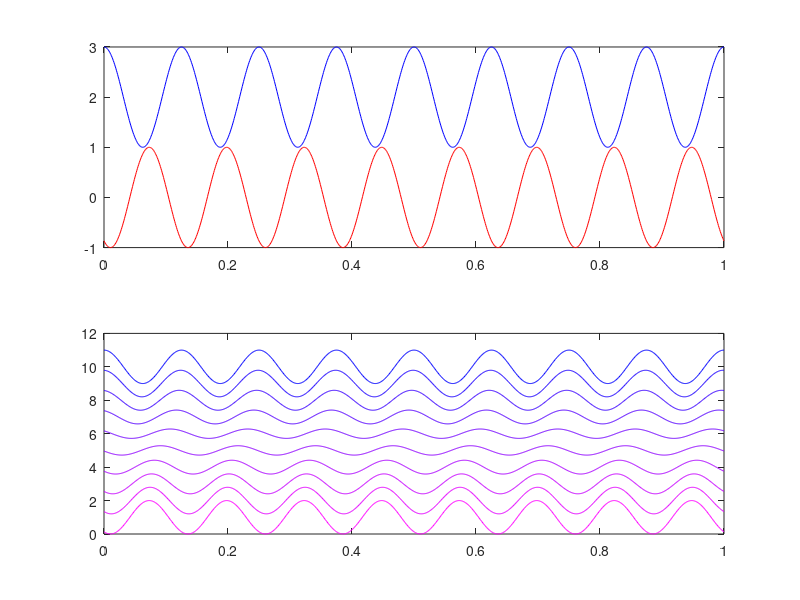

MATLAB code to generate this figure:
% Script generates a fake traveling wave based on volume conduction from
% two phase-offset sources

t = [0:0.001:1];
f = 8;
offset = pi-pi/6;

source1 = real(exp(i.*2*pi*f.*t));
source2 = real(exp(i.*(2.*pi.*f.*t + offset)));

subplot(2,1,1);
plot(t,source1+2,'b');
hold on
plot(t,source2,'r');

source1_c = [0 0 1];
source2_c = [1 0 1];

n_mix = 10;

mixes = (linspace(1,0,n_mix)'*source1 + linspace(0,1,n_mix)'*source2);
mixes_c = (linspace(1,0,n_mix)'*source1_c + linspace(0,1,n_mix)'*source2_c);

% space the mixes on the y axis
mixes = mixes + repmat([n_mix:-1:1]',1,numel(t));

subplot(2,1,2);
for m = 1:n_mix
    plot(t,mixes(m,:),'Color',mixes_c(m,:));
    hold on;
end